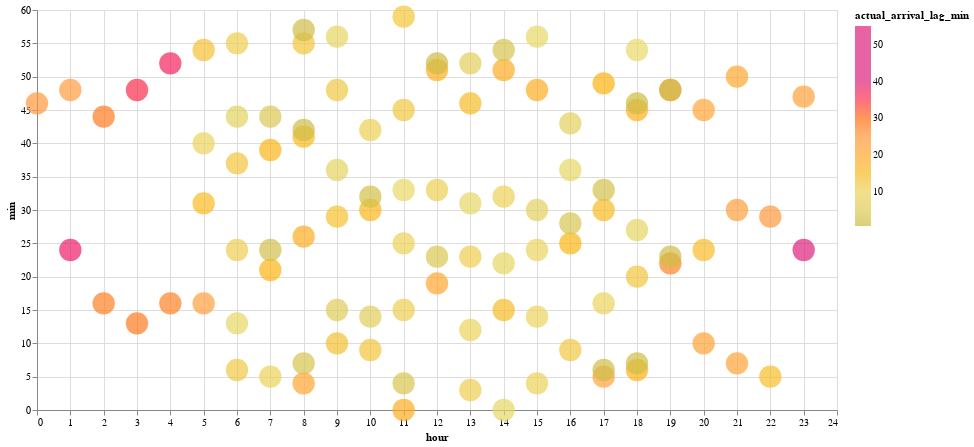

Write notebook code for a chart like this one.
### Code cell
test1 = compare_approaches(
    stop_id="5685",
    organization_name="Los Angeles County Metropolitan Transportation Authority",
    route_id="204-13172",
    stop_sequence = 46
)
